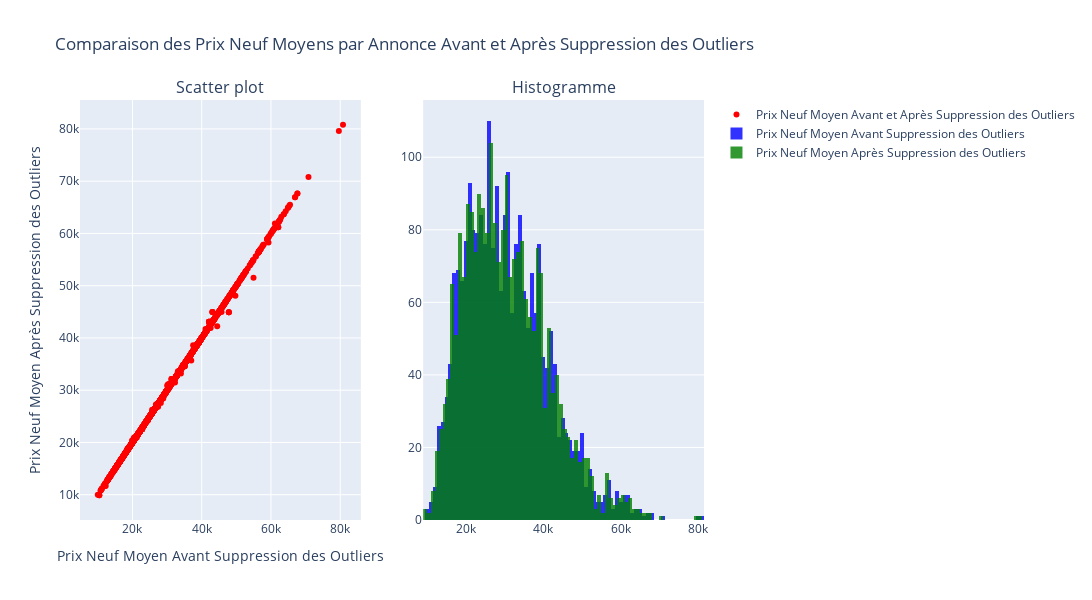

Source (notebook cell):
### Code cell
# Changer le format du prix neuf
preprocessor.data['np_prix_neuf'] = preprocessor.data['np_prix_neuf'].astype(float)
# Calculer le prix neuf moyen par annonce avant et après la suppression des outliers (méthode interquartile range)
preprocessor.fix_new_price()

### Figure 1 — Plotly figure (JSON) as saved in the notebook; plotly's stock layout.template omitted (floating-point values rounded to 4 significant figures; data arrays with more than 128 entries replaced by an {"elided": "..."} marker saying what was removed)
{"data": [{"marker": {"color": "red"}, "mode": "markers", "name": "Prix Neuf Moyen Avant et Après Suppression des Outliers", "type": "scatter", "x": {"elided": "2339 float values"}, "xaxis": "x", "y": {"elided": "2339 float values"}, "yaxis": "y"}, {"marker": {"color": "blue"}, "name": "Prix Neuf Moyen Avant Suppression des Outliers", "opacity": 0.8, "type": "histogram", "x": {"elided": "2339 float values"}, "xaxis": "x2", "yaxis": "y2"}, {"marker": {"color": "green"}, "name": "Prix Neuf Moyen Après Suppression des Outliers", "opacity": 0.8, "type": "histogram", "x": {"elided": "2339 float values"}, "xaxis": "x2", "yaxis": "y2"}], "layout": {"annotations": [{"font": {"size": 16}, "showarrow": false, "text": "Scatter plot", "x": 0.225, "xanchor": "center", "xref": "paper", "y": 1, "yanchor": "bottom", "yref": "paper"}, {"font": {"size": 16}, "showarrow": false, "text": "Histogramme", "x": 0.775, "xanchor": "center", "xref": "paper", "y": 1, "yanchor": "bottom", "yref": "paper"}], "barmode": "overlay", "height": 600, "title": {"text": "Comparaison des Prix Neuf Moyens par Annonce Avant et Après Suppression des Outliers"}, "width": 1200, "xaxis": {"anchor": "y", "domain": [0, 0.45], "title": {"text": "Prix Neuf Moyen Avant Suppression des Outliers"}}, "xaxis2": {"anchor": "y2", "domain": [0.55, 1]}, "yaxis": {"anchor": "x", "domain": [0, 1], "title": {"text": "Prix Neuf Moyen Après Suppression des Outliers"}}, "yaxis2": {"anchor": "x2", "domain": [0, 1]}}}
